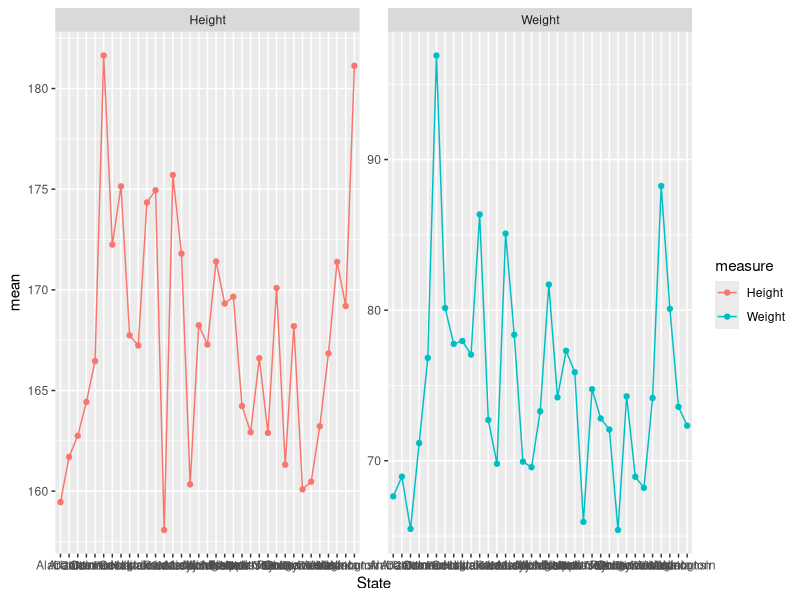

Recreate this plot in R.
## ---- chunk 1
library(tidyverse)
## ---- chunk 2

patients <- read_tsv("patient-data-cleaned.txt")

## ---- chunk 3
patients
## ---- chunk 4
summarize(patients, mean(Height))
## ---- chunk 5
mean(patients$Height)
## ---- chunk 6

summarize(patients, average=mean(Height), standard_deviation=sd(Height))

## ---- chunk 7
summarise(patients, correlation=cor(Height, Weight))
## ---- chunk 8
summarise_all(patients, funs(mean))
## ---- chunk 9
summarise_at(patients, vars(Height, Weight), funs(mean))

## ---- chunk 10
summarise_if(patients, is.numeric, funs(mean))
## ---- chunk 11
summarise_at(patients, vars(Height, Weight), mean)
## ---- chunk 12
summarise_at(patients, vars(Height, Weight), funs(mean, sd))
## ---- chunk 13
patients %>% 
  select(Height, Weight) %>% 
  summarise_all(funs(ave=mean, stdev=sd))

## ---- chunk 14

summarise_at(patients, vars(-ID:-Smokes, -State:-Died), funs(mean))

## ---- chunk 15

summarise_at(patients, vars(starts_with('BM')), funs(mean))

summarise_at(patients, vars(ends_with('ight')), funs(mean))

# use regular expression to select columns on which to operate
summarise_at(patients, vars(matches('[HW]eight')), funs(mean))

# use one_of if you have a vector of column names

columns <- c('Height', 'Weight', 'Age')

summarise_at(patients, vars(one_of(columns)), funs(mean))

# alternatively, and more concisely, just pass the vector of columns names

summarise_at(patients, vars(columns), funs(mean))

## ---- chunk 16

mutate_at(patients, vars(Height), funs(./ 100))

## ---- chunk 17
mutate_at(patients, vars(Height, Weight), funs(round(., digits = 1)))
## ---- chunk 18

summarise(patients, mean(Height))

patients %>% summarise(mean(Height))

## ---- chunk 19

patients %>% group_by(State) %>% summarise(mean(Height))
## ---- chunk 20

patients %>% group_by(State) %>% summarise(n(), mean(Height), sd(Height))

## ---- chunk 21

patients %>% 
  group_by(State) %>% 
  summarise(
    N=n(),
    `Average height`=mean(Height)
    
  ) %>% 
  mutate_at(vars(`Average height`), funs(round(., digits = 2)))

## ---- chunk 22

patients %>% group_by(State) %>% summarise(N=n())

patients %>% group_by(State) %>% count()

## ---- chunk 23
patients %>% group_by(State) %>% summarise_at(vars(Height, Weight), funs(mean))
## ---- chunk 24
patients %>% 
    group_by(State) %>% 
    summarise_at(vars(Height, Weight), funs(mean)) %>% 
    gather(measure, mean, -State) %>% 
    ggplot(aes(x = State, y = mean, color = measure, group = measure)) + 
      geom_point() + 
      geom_line() +
      facet_wrap(~measure, scales = "free_y")
## ---- chunk 25
patients %>% group_by(State) %>% summarise(correlation = cor(Height, Weight))
## ---- chunk 26
class(patients)
## ---- chunk 27
patients_grouped <- patients %>%  group_by(State)
class(patients_grouped)
## ---- chunk 28
groups(patients_grouped)
## ---- chunk 29
patients_ungrouped <- ungroup(patients_grouped)
class(patients_ungrouped)
groups(patients_ungrouped)

## ---- chunk 30
band_members
band_instruments
## ---- chunk 31
left_join(band_members, band_instruments, by = "name")
## ---- chunk 32
right_join(band_members, band_instruments, by = "name")
## ---- chunk 33
inner_join(band_members, band_instruments, by = "name")
## ---- chunk 34
full_join(band_members, band_instruments, by = "name")
## ---- chunk 35
band_instruments2
left_join(band_members, band_instruments2, by = c("name" = "artist"))
## ---- chunk 36
df1 <- data_frame(
  name = c("Mick",   "John",    "Paul",    "Paul"),
  band = c("Stones", "Beatles", "Beatles", "Wings")
)
df2 <- data_frame(
  name =  c("John",   "Paul", "Paul",   "Keith"),
  plays = c("guitar", "bass", "guitar", "guitar")
)

left_join(df1, df2, by = "name")

## ---- chunk 37

df1 <- data_frame(
  forename = c("Mick",   "John",    "Paul",      "John"),
  surname =  c("Jagger", "Lennon",  "McCartney", "Squire"),
  band =     c("Stones", "Beatles", "Beatles",   "Roses")
)

df2 <- data_frame(
  forename = c("John",   "Paul",      "Keith",    "John"),
  surname =  c("Lennon", "McCartney", "Richards", "Squire"),
  plays =    c("guitar", "bass",      "guitar",   "guitar")
)
left_join(df1, df2, by = c("forename", "surname"))

## ---- chunk 38
# semi_join returns all rows from the first table where there are matches in the other table
semi_join(band_members, band_instruments, by = "name")

## ---- chunk 39
# anti_join returns all rows where there is no match in the other table
anti_join(band_members, band_instruments, by = "name")
## ---- chunk 40
diabetes <- read.delim("diabetes.txt", stringsAsFactors = FALSE)
diabetes
